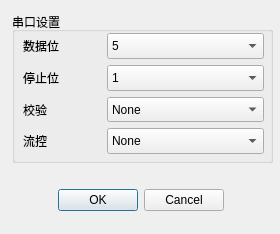
<?xml version="1.0" encoding="UTF-8"?>
<ui version="4.0">
 <class>settings_dialog</class>
 <widget class="QDialog" name="settings_dialog">
  <property name="geometry">
   <rect>
    <x>0</x>
    <y>0</y>
    <width>280</width>
    <height>234</height>
   </rect>
  </property>
  <property name="sizePolicy">
   <sizepolicy hsizetype="Preferred" vsizetype="Preferred">
    <horstretch>0</horstretch>
    <verstretch>0</verstretch>
   </sizepolicy>
  </property>
  <property name="windowTitle">
   <string>设置</string>
  </property>
  <widget class="QWidget" name="horizontalLayoutWidget">
   <property name="geometry">
    <rect>
     <x>10</x>
     <y>180</y>
     <width>261</width>
     <height>41</height>
    </rect>
   </property>
   <layout class="QGridLayout" name="gridLayout" columnstretch="0,0,0">
    <item row="0" column="0">
     <spacer name="horizontalSpacer">
      <property name="orientation">
       <enum>Qt::Horizontal</enum>
      </property>
      <property name="sizeHint" stdset="0">
       <size>
        <width>40</width>
        <height>20</height>
       </size>
      </property>
     </spacer>
    </item>
    <item row="0" column="2">
     <spacer name="horizontalSpacer_2">
      <property name="orientation">
       <enum>Qt::Horizontal</enum>
      </property>
      <property name="sizeHint" stdset="0">
       <size>
        <width>40</width>
        <height>20</height>
       </size>
      </property>
     </spacer>
    </item>
    <item row="0" column="1">
     <widget class="QDialogButtonBox" name="buttonBox">
      <property name="sizePolicy">
       <sizepolicy hsizetype="Preferred" vsizetype="Preferred">
        <horstretch>0</horstretch>
        <verstretch>0</verstretch>
       </sizepolicy>
      </property>
      <property name="orientation">
       <enum>Qt::Horizontal</enum>
      </property>
      <property name="standardButtons">
       <set>QDialogButtonBox::Cancel|QDialogButtonBox::Ok</set>
      </property>
     </widget>
    </item>
   </layout>
  </widget>
  <widget class="QGroupBox" name="groupBox">
   <property name="geometry">
    <rect>
     <x>12</x>
     <y>12</y>
     <width>261</width>
     <height>151</height>
    </rect>
   </property>
   <property name="title">
    <string>串口设置</string>
   </property>
   <widget class="QWidget" name="formLayoutWidget">
    <property name="geometry">
     <rect>
      <x>11</x>
      <y>21</y>
      <width>241</width>
      <height>121</height>
     </rect>
    </property>
    <layout class="QGridLayout" name="gridLayout_2" columnstretch="2,4">
     <item row="1" column="1">
      <widget class="QComboBox" name="comboBox_stopBit">
       <property name="sizePolicy">
        <sizepolicy hsizetype="Preferred" vsizetype="Preferred">
         <horstretch>0</horstretch>
         <verstretch>0</verstretch>
        </sizepolicy>
       </property>
       <item>
        <property name="text">
         <string>1</string>
        </property>
       </item>
       <item>
        <property name="text">
         <string>1.5</string>
        </property>
       </item>
       <item>
        <property name="text">
         <string>2</string>
        </property>
       </item>
      </widget>
     </item>
     <item row="3" column="1">
      <widget class="QComboBox" name="comboBox_flowControl">
       <property name="sizePolicy">
        <sizepolicy hsizetype="Preferred" vsizetype="Preferred">
         <horstretch>0</horstretch>
         <verstretch>0</verstretch>
        </sizepolicy>
       </property>
       <item>
        <property name="text">
         <string>None</string>
        </property>
       </item>
       <item>
        <property name="text">
         <string>Hardware</string>
        </property>
       </item>
       <item>
        <property name="text">
         <string>Software</string>
        </property>
       </item>
      </widget>
     </item>
     <item row="0" column="1">
      <widget class="QComboBox" name="comboBox_dataBit">
       <property name="sizePolicy">
        <sizepolicy hsizetype="Preferred" vsizetype="Preferred">
         <horstretch>0</horstretch>
         <verstretch>0</verstretch>
        </sizepolicy>
       </property>
       <property name="currentText">
        <string>5</string>
       </property>
       <item>
        <property name="text">
         <string>5</string>
        </property>
       </item>
       <item>
        <property name="text">
         <string>6</string>
        </property>
       </item>
       <item>
        <property name="text">
         <string>7</string>
        </property>
       </item>
       <item>
        <property name="text">
         <string>8</string>
        </property>
       </item>
      </widget>
     </item>
     <item row="0" column="0">
      <widget class="QLabel" name="label">
       <property name="text">
        <string>数据位</string>
       </property>
      </widget>
     </item>
     <item row="1" column="0">
      <widget class="QLabel" name="label_2">
       <property name="text">
        <string>停止位</string>
       </property>
      </widget>
     </item>
     <item row="3" column="0">
      <widget class="QLabel" name="label_3">
       <property name="text">
        <string>流控</string>
       </property>
      </widget>
     </item>
     <item row="2" column="0">
      <widget class="QLabel" name="label_4">
       <property name="text">
        <string>校验</string>
       </property>
      </widget>
     </item>
     <item row="2" column="1">
      <widget class="QComboBox" name="comboBox_parity">
       <property name="sizePolicy">
        <sizepolicy hsizetype="Preferred" vsizetype="Preferred">
         <horstretch>0</horstretch>
         <verstretch>0</verstretch>
        </sizepolicy>
       </property>
       <item>
        <property name="text">
         <string>None</string>
        </property>
       </item>
       <item>
        <property name="text">
         <string>Odd</string>
        </property>
       </item>
       <item>
        <property name="text">
         <string>Even</string>
        </property>
       </item>
       <item>
        <property name="text">
         <string>Mark</string>
        </property>
       </item>
       <item>
        <property name="text">
         <string>Space</string>
        </property>
       </item>
      </widget>
     </item>
    </layout>
   </widget>
  </widget>
 </widget>
 <resources/>
 <connections>
  <connection>
   <sender>buttonBox</sender>
   <signal>accepted()</signal>
   <receiver>settings_dialog</receiver>
   <slot>accept()</slot>
   <hints>
    <hint type="sourcelabel">
     <x>248</x>
     <y>254</y>
    </hint>
    <hint type="destinationlabel">
     <x>157</x>
     <y>274</y>
    </hint>
   </hints>
  </connection>
  <connection>
   <sender>buttonBox</sender>
   <signal>rejected()</signal>
   <receiver>settings_dialog</receiver>
   <slot>reject()</slot>
   <hints>
    <hint type="sourcelabel">
     <x>316</x>
     <y>260</y>
    </hint>
    <hint type="destinationlabel">
     <x>286</x>
     <y>274</y>
    </hint>
   </hints>
  </connection>
 </connections>
</ui>
